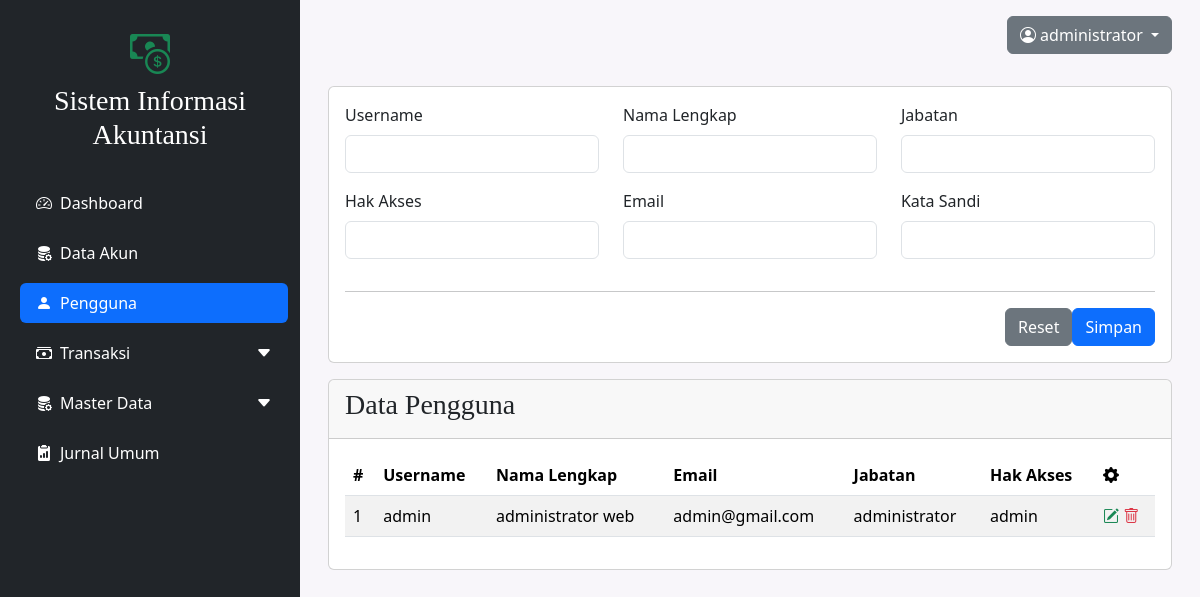
Before: /dashboard.php?modul=pengguna (signed in) with the older database file.
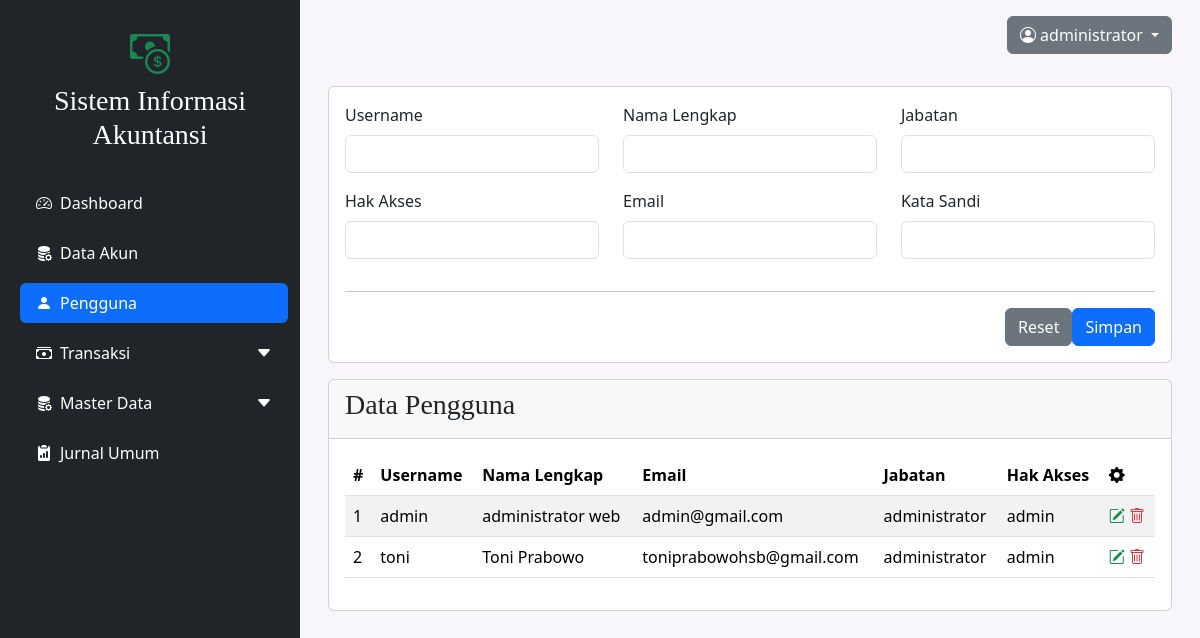
After: the same page with the newer database file.
### tables this page shows
CREATE TABLE `pengguna` (
  `user_id` int(11) NOT NULL,
  `username` varchar(255) DEFAULT NULL,
  `password` varchar(255) DEFAULT NULL,
  `nama_lengkap` varchar(255) DEFAULT NULL,
  `email` varchar(255) DEFAULT NULL,
  `jabatan` enum('administrator','kasir','penjualan') DEFAULT NULL,
  `hak_akses` enum('admin','pimpinan','karyawan','') DEFAULT NULL
);

### modul/pengguna/index.php (the view, shortened to what this page needs)
<?php
$koneksi = mysqli_connect("localhost", "root", "", "app_sia");
$query = "SELECT * FROM pengguna";
$exec = mysqli_query($koneksi, $query);
$no = 1;
?>
<div class="card mb-3">
    <div class="card-body">
        <form action="modul/pengguna/aksi_pengguna.php?act=insert" method="post">
            <div class="row">
                <div class="mb-3 col-md-4">
                    <label for="username" class="form-label">Username</label>
                    <input type="text" class="form-control" name="username" required>
                </div>
                <div class="mb-3 col-md-4">
                    <label for="nama_lengkap" class="form-label">Nama Lengkap</label>
                    <input type="text" class="form-control" name="nama_lengkap" required>
                </div>
                <div class="mb-3 col-md-4">
                    <label for="jabatan" class="form-label">Jabatan</label>
                    <input type="text" class="form-control" name="jabatan" required>
                </div>
            </div>
            <div class="row">
                <div class="mb-3 col-md-4">
                    <label for="hak_akses" class="form-label">Hak Akses</label>
                    <input type="text" class="form-control" name="hak_akses" required>
                </div>
                <div class="mb-3 col-md-4">
                    <label for="email" class="form-label">Email</label>
                    <input type="email" class="form-control" name="email" required>
                </div>
                <div class="mb-3 col-md-4">
                    <label for="password" class="form-label">Kata Sandi</label>
                    <input type="password" class="form-control" name="password" required>
                </div>
            </div>
            <hr>
            <div class="row">
                <div class="d-flex">
                    <button class="btn btn-secondary" type="reset">Reset</button>
                    <button class="btn btn-primary" type="submit">Simpan</button>
                </div>
            </div>
        </form>
    </div>
</div>
<div class="card">
    <div class="card-header">
        <h3>Data Pengguna</h3>
    </div>
    <div class="card-body">
        <div class="table-responsive">
            <table class="table table-striped">
                <thead>
                    <tr>
                        <th>#</th>
                        <th>Username</th>
                        <th>Nama Lengkap</th>
                        <th>Email</th>
                        <th>Jabatan</th>
                        <th>Hak Akses</th>
                        <th><i class="bi bi-gear-fill"></i></th>
                    </tr>
                </thead>
                <tbody>
                    <?php while ($data = mysqli_fetch_array($exec)) { ?>
                    <tr>
                        <td><?= $no++ ?></td>
                        <td><?= $data['username'] ?></td>
                        <td><?= $data['nama_lengkap'] ?></td>
                        <td><?= $data['email'] ?></td>
                        <td><?= $data['jabatan'] ?></td>
                        <td><?= $data['hak_akses'] ?></td>
                        <td>
                            <a href="#editPengguna<?= $data['user_id'] ?>" class="text-decoration-none" data-bs-toggle="modal">
                                <i class="bi bi-pencil-square text-success"></i>
                            </a>
                            <a href="modul/pengguna/aksi_pengguna.php?act=delete&id=<?= $data['user_id'] ?>" class="text-decoration-none">
                                <i class="bi bi-trash text-danger"></i>
                            </a>
                        </td>
                    </tr>
                    <?php } ?>
                </tbody>
            </table>
        </div>
    </div>
</div>

Changed rows visible on the page:
added pengguna: username "toni", nama_lengkap "Toni Prabowo", email "toniprabowohsb@gmail.com", jabatan "administrator", hak_akses "admin"
